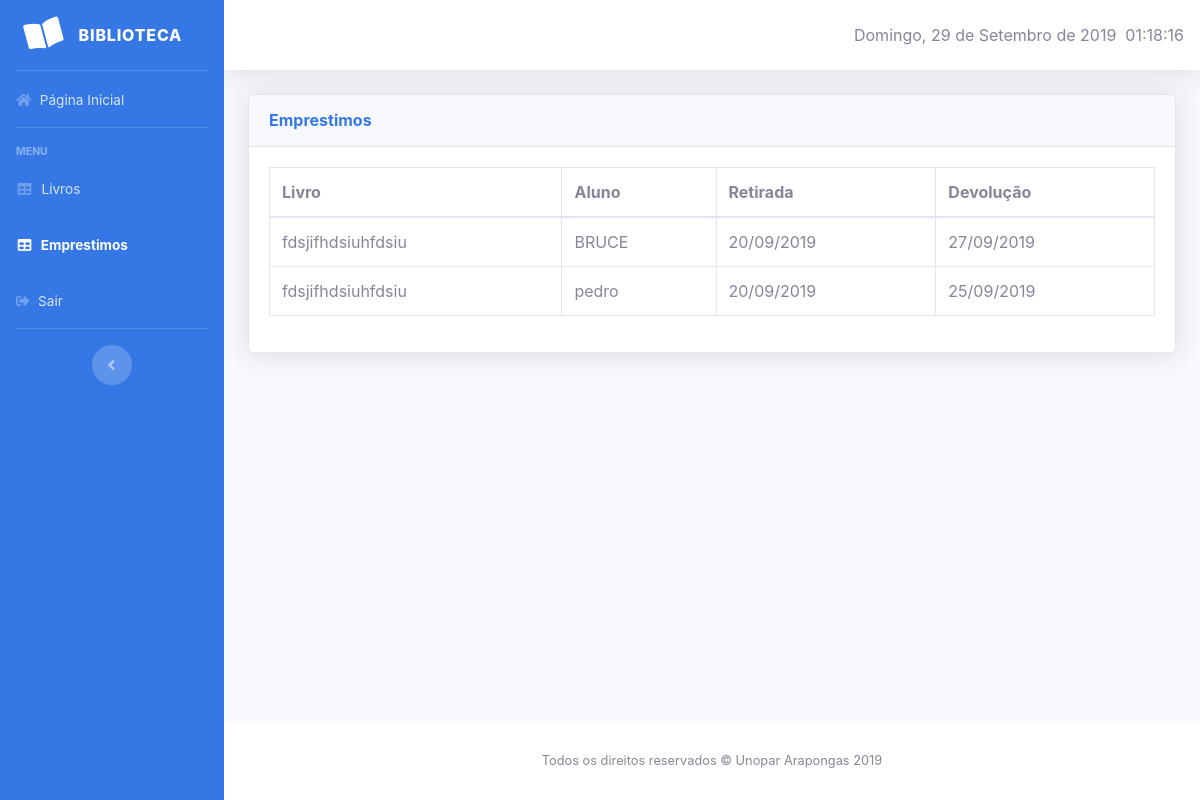
The page /view/viewEmprestimos.php on the database as committed earlier.
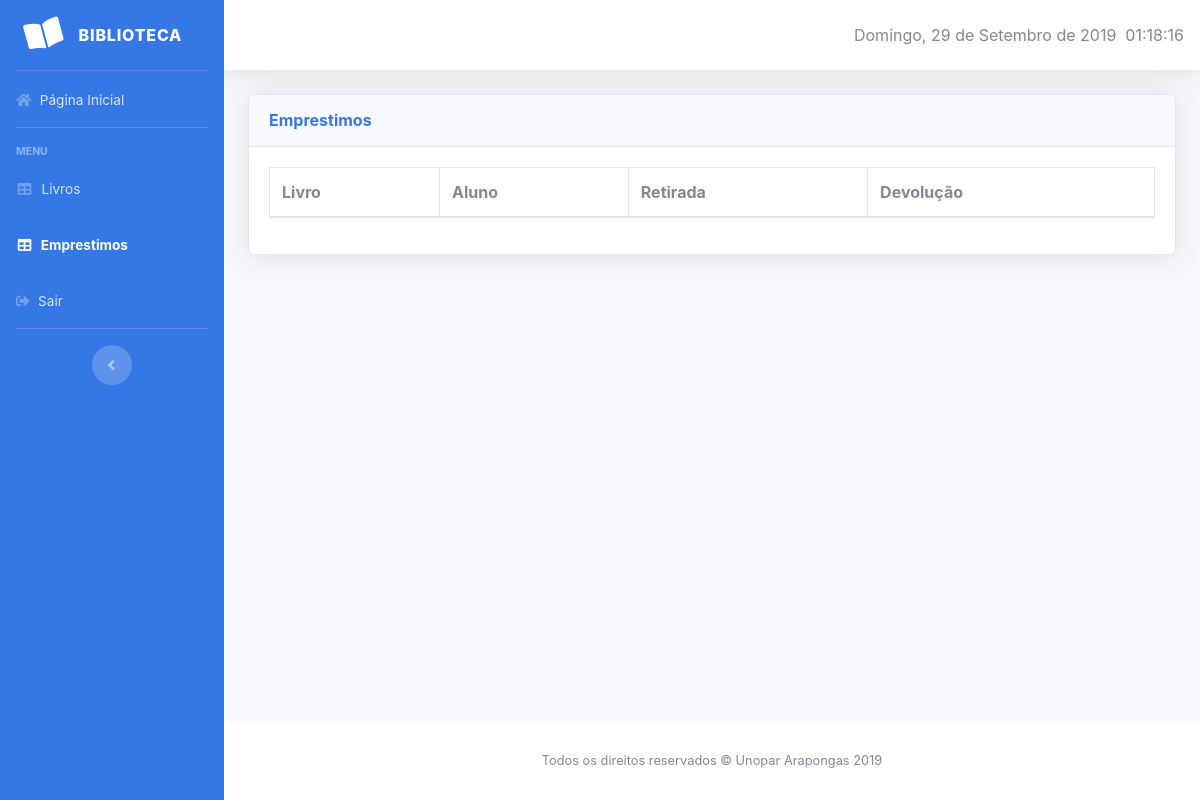
The same page on the database as committed later.
### tables this page shows
CREATE TABLE IF NOT EXISTS `emprestimo` (
  `id_emprestimo` int(5) NOT NULL AUTO_INCREMENT,
  `id_livro` int(5) NOT NULL,
  `id_aluno` int(5) NOT NULL,
  `dt_retirada` date NOT NULL,
  `dt_entrega` date NOT NULL,
  `dt_devolucao` date NOT NULL,
  PRIMARY KEY (`id_emprestimo`),
  KEY `id_aluno` (`id_aluno`),
  KEY `id_livro` (`id_livro`)
);

CREATE TABLE IF NOT EXISTS `livros` (
  `id_livro` int(5) NOT NULL AUTO_INCREMENT,
  `isbn` varchar(20) NOT NULL,
  `titulo_livro` varchar(50) NOT NULL,
  `id_autor` int(5) NOT NULL,
  `id_editora` int(5) NOT NULL,
  `id_genero` int(5) NOT NULL,
  `qtd_disponivel` int(5) NOT NULL,
  PRIMARY KEY (`id_livro`),
  KEY `id_autor` (`id_autor`),
  KEY `id_editora` (`id_editora`),
  KEY `id_genero` (`id_genero`)
);

CREATE TABLE IF NOT EXISTS `alunos` (
  `id_aluno` int(5) NOT NULL AUTO_INCREMENT,
  `nome_aluno` varchar(40) NOT NULL,
  `sala_aluno` varchar(5) NOT NULL,
  `turma_aluno` varchar(5) NOT NULL,
  `ano_letivo` varchar(4) NOT NULL,
  `id_periodo` int(5) NOT NULL,
  PRIMARY KEY (`id_aluno`),
  UNIQUE KEY `nome_aluno` (`nome_aluno`),
  KEY `id_periodo` (`id_periodo`)
);

### view/viewEmprestimos.php (the view, shortened to what this page needs)
<?php include "../control/conexao_banco.php"; ?>
<!DOCTYPE html>
<html lang="en">
<head>
    <link href="../vendor/fontawesome-free/css/all.min.css" rel="stylesheet" type="text/css">
    <link href="../css/sb-admin-2.min.css" rel="stylesheet">
    <link href="../vendor/datatables/dataTables.bootstrap4.min.css" rel="stylesheet">
</head>
<body id="page-top">
    <div id="wrapper">
        <ul class="navbar-nav sidebar sidebar-dark accordion" id="accordionSidebar" style="background-color: #3578E5">
            <a class="sidebar-brand d-flex align-items-center justify-content-center" href="view_aluno.php">
                <div class="sidebar-brand-icon rotate-n-15">
                    <i class="fas fa-book-open"></i>
                </div>
                <div class="sidebar-brand-text mx-3">Biblioteca</div>
            </a>
            <hr class="sidebar-divider my-0">
            <li class="nav-item">
                <a class="nav-link" href="aluno_view.php">
                    <i class="fas fa-home"></i>
                    <span>Página Inicial</span></a>
                </li>
                <hr class="sidebar-divider">
                <div class="sidebar-heading">
                    Menu
                </div>
                <li class="nav-item">
                    <a class="nav-link" href="viewLivros.php">
                        <i class="fas fa-fw fa-table"></i>
                        <span>Livros</span></a>
                    </li>
                    <li class="nav-item active">
                        <a class="nav-link" href="viewEmprestimos.php">
                            <i class="fas fa-fw fa-table"></i>
                            <span>Emprestimos</span></a>
                        </li>
                        <li class="nav-item">
                            <a class="nav-link" href="../sair.php">
                                <i class="fas fa-sign-out-alt"></i>
                                <span>Sair</span></a>
                            </li>
                            <hr class="sidebar-divider d-none d-md-block">
                            <div class="text-center d-none d-md-inline">
                                <button class="rounded-circle border-0" id="sidebarToggle"></button>
                            </div>
                        </ul>
                        <div id="content-wrapper" class="d-flex flex-column">
                            <div id="content">
                                <nav class="navbar navbar-expand navbar-light bg-white topbar mb-4 static-top shadow">
                <div id="demo"></div>
            </nav>
            <div class="container-fluid">
                <div class="card shadow mb-4">
                    <div class="card-header py-3">
                        <h6 class="m-0 font-weight-bold" style="color: #3578E5;">Emprestimos</h6>
                    </div>
                    <div class="card-body">
                        <div class="table-responsive">
                            <table class="table table-bordered" id="dataTable" width="100%" cellspacing="0">
                                <thead>
                                    <tr>
                                        <th>Livro</th>
                                        <th>Aluno</th>
                                        <th>Retirada</th>
                                        <th>Devolução</th>
                                    </tr>
                                </thead>
                                <tbody>
                                    <?php
                                    $sql=mysqli_query($conexao, "SELECT * FROM emprestimo JOIN livros ON emprestimo.id_livro = livros.id_livro JOIN alunos ON emprestimo.id_aluno = alunos.id_aluno WHERE id_emprestimo <> 0");
                                    while($row = mysqli_fetch_array($sql)){ ?>
                                        <tr>
                                            <td><?php echo $row['titulo_livro'];?></td>
                                            <td><?php echo $row['nome_aluno'];?></td>
                                            <td><?php echo date('d/m/Y', strtotime($row['dt_retirada'])); ?></td>
                                            <td><?php echo date('d/m/Y', strtotime($row['dt_entrega'])); ?></td>
                                        </tr>
                                    <?php } ?>
                                </tbody>
                            </table>
                        </div>
                    </div>
                </div>
            </div>
        </div>
        <footer class="sticky-footer bg-white">
            <div class="container my-auto">
                <div class="copyright text-center my-auto">
                    <span>Todos os direitos reservados &copy; Unopar Arapongas 2019</span>
                </div>
            </div>
        </footer>
    </div>
</div>
</body>
</html>

Rows that differ between the two databases and show on the page:
removed emprestimo: id_livro.titulo_livro "fdsjifhdsiuhfdsiu", id_aluno.nome_aluno "BRUCE", dt_retirada "20/09/2019", dt_entrega "27/09/2019"
removed emprestimo: id_livro.titulo_livro "fdsjifhdsiuhfdsiu", id_aluno.nome_aluno "pedro", dt_retirada "20/09/2019", dt_entrega "25/09/2019"
